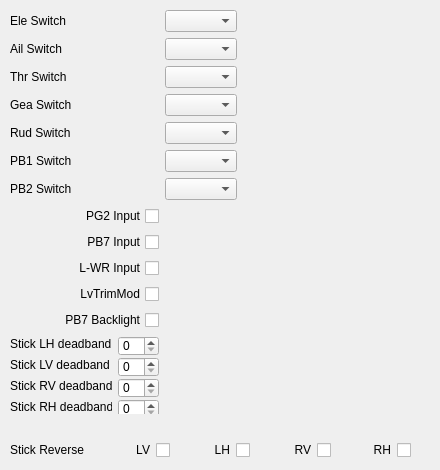
     <widget class="QWidget" name="tab_2">
      <attribute name="title">
       <string>Hardware</string>
      </attribute>
      <widget class="QWidget" name="gridLayoutWidget">
       <property name="geometry">
        <rect>
         <x>10</x>
         <y>10</y>
         <width>227</width>
         <height>404</height>
        </rect>
       </property>
       <layout class="QGridLayout" name="gridLayout_10">
        <item row="6" column="0">
         <widget class="QLabel" name="label_44">
          <property name="text">
           <string>PB2 Switch</string>
          </property>
         </widget>
        </item>
        <item row="6" column="1">
         <widget class="QComboBox" name="Pb2SwitchSource"/>
        </item>
        <item row="5" column="1">
         <widget class="QComboBox" name="Pb1SwitchSource"/>
        </item>
        <item row="5" column="0">
         <widget class="QLabel" name="label_43">
          <property name="text">
           <string>PB1 Switch</string>
          </property>
         </widget>
        </item>
        <item row="1" column="0">
         <widget class="QLabel" name="label_AilSw">
          <property name="text">
           <string>Ail Switch</string>
          </property>
         </widget>
        </item>
        <item row="0" column="0">
         <widget class="QLabel" name="label_41">
          <property name="text">
           <string>Ele Switch</string>
          </property>
         </widget>
        </item>
        <item row="1" column="1">
         <widget class="QComboBox" name="AilSwitchSource"/>
        </item>
        <item row="0" column="1">
         <widget class="QComboBox" name="EleSwitchSource"/>
        </item>
        <item row="2" column="1">
         <widget class="QComboBox" name="ThrSwitchSource"/>
        </item>
        <item row="3" column="1">
         <widget class="QComboBox" name="GeaSwitchSource"/>
        </item>
        <item row="4" column="1">
         <widget class="QComboBox" name="RudSwitchSource"/>
        </item>
        <item row="7" column="0">
         <widget class="QCheckBox" name="Pg2InputCB">
          <property name="layoutDirection">
           <enum>Qt::RightToLeft</enum>
          </property>
          <property name="text">
           <string>PG2 Input</string>
          </property>
         </widget>
        </item>
        <item row="8" column="0">
         <widget class="QCheckBox" name="Pb7InputCB">
          <property name="layoutDirection">
           <enum>Qt::RightToLeft</enum>
          </property>
          <property name="text">
           <string>PB7 Input</string>
          </property>
         </widget>
        </item>
        <item row="9" column="0">
         <widget class="QCheckBox" name="L_wrInputCB">
          <property name="layoutDirection">
           <enum>Qt::RightToLeft</enum>
          </property>
          <property name="text">
           <string>L-WR Input</string>
          </property>
         </widget>
        </item>
        <item row="2" column="0">
         <widget class="QLabel" name="label_ThrSw">
          <property name="text">
           <string>Thr Switch</string>
          </property>
         </widget>
        </item>
        <item row="3" column="0">
         <widget class="QLabel" name="label_GeaSw">
          <property name="text">
           <string>Gea Switch</string>
          </property>
         </widget>
        </item>
        <item row="4" column="0">
         <widget class="QLabel" name="label_RudSw">
          <property name="text">
           <string>Rud Switch</string>
          </property>
         </widget>
        </item>
        <item row="10" column="0">
         <widget class="QCheckBox" name="LvTrimModCB">
          <property name="layoutDirection">
           <enum>Qt::RightToLeft</enum>
          </property>
          <property name="text">
           <string>LvTrimMod</string>
          </property>
         </widget>
        </item>
        <item row="11" column="0">
         <widget class="QCheckBox" name="PB7BacklightCB">
          <property name="layoutDirection">
           <enum>Qt::RightToLeft</enum>
          </property>
          <property name="text">
           <string>PB7 Backlight</string>
          </property>
         </widget>
        </item>
        <item row="12" column="0">
         <layout class="QGridLayout" name="gridLayout_15">
          <item row="0" column="0">
           <widget class="QLabel" name="label_StickLHdb">
            <property name="toolTip">
             <string>&lt;html&gt;&lt;head/&gt;&lt;body&gt;&lt;p&gt;Insert some deadband at the center of the stick travel. This is useful if the sticks do not center well. Values range form 0 to 15..&lt;/p&gt;&lt;/body&gt;&lt;/html&gt;</string>
            </property>
            <property name="text">
             <string>Stick LH deadband</string>
            </property>
           </widget>
          </item>
          <item row="0" column="1">
           <widget class="QSpinBox" name="StickLHdeadbandSB">
            <property name="minimumSize">
             <size>
              <width>0</width>
              <height>20</height>
             </size>
            </property>
            <property name="maximum">
             <number>15</number>
            </property>
           </widget>
          </item>
          <item row="1" column="0">
           <widget class="QLabel" name="label_StickLVdb">
            <property name="toolTip">
             <string>&lt;html&gt;&lt;head/&gt;&lt;body&gt;&lt;p&gt;Insert some deadband at the center of the stick travel. This is useful if the sticks do not center well. Values range form 0 to 15..&lt;/p&gt;&lt;/body&gt;&lt;/html&gt;</string>
            </property>
            <property name="text">
             <string>Stick LV deadband</string>
            </property>
           </widget>
          </item>
          <item row="2" column="0">
           <widget class="QLabel" name="label_StickRVdb">
            <property name="toolTip">
             <string>&lt;html&gt;&lt;head/&gt;&lt;body&gt;&lt;p&gt;Insert some deadband at the center of the stick travel. This is useful if the sticks do not center well. Values range form 0 to 15..&lt;/p&gt;&lt;/body&gt;&lt;/html&gt;</string>
            </property>
            <property name="text">
             <string>Stick RV deadband</string>
            </property>
           </widget>
          </item>
          <item row="3" column="0">
           <widget class="QLabel" name="label_StickRHdb">
            <property name="toolTip">
             <string>&lt;html&gt;&lt;head/&gt;&lt;body&gt;&lt;p&gt;Insert some deadband at the center of the stick travel. This is useful if the sticks do not center well. Values range form 0 to 15..&lt;/p&gt;&lt;/body&gt;&lt;/html&gt;</string>
            </property>
            <property name="text">
             <string>Stick RH deadband</string>
            </property>
           </widget>
          </item>
          <item row="1" column="1">
           <widget class="QSpinBox" name="StickLVdeadbandSB">
            <property name="minimumSize">
             <size>
              <width>0</width>
              <height>20</height>
             </size>
            </property>
            <property name="maximum">
             <number>15</number>
            </property>
           </widget>
          </item>
          <item row="2" column="1">
           <widget class="QSpinBox" name="StickRVdeadbandSB">
            <property name="minimumSize">
             <size>
              <width>0</width>
              <height>20</height>
             </size>
            </property>
            <property name="maximum">
             <number>15</number>
            </property>
           </widget>
          </item>
          <item row="3" column="1">
           <widget class="QSpinBox" name="StickRHdeadbandSB">
            <property name="minimumSize">
             <size>
              <width>0</width>
              <height>20</height>
             </size>
            </property>
            <property name="maximum">
             <number>15</number>
            </property>
           </widget>
          </item>
         </layout>
        </item>
       </layout>
      </widget>
      <widget class="QWidget" name="horizontalLayoutWidget">
       <property name="geometry">
        <rect>
         <x>10</x>
         <y>440</y>
         <width>421</width>
         <height>21</height>
        </rect>
       </property>
       <layout class="QHBoxLayout" name="horizontalLayout_2">
        <item>
         <widget class="QLabel" name="label_29">
          <property name="sizePolicy">
           <sizepolicy hsizetype="Preferred" vsizetype="Fixed">
            <horstretch>0</horstretch>
            <verstretch>0</verstretch>
           </sizepolicy>
          </property>
          <property name="minimumSize">
           <size>
            <width>100</width>
            <height>0</height>
           </size>
          </property>
          <property name="text">
           <string>Stick Reverse</string>
          </property>
         </widget>
        </item>
        <item>
         <widget class="QLabel" name="label_30">
          <property name="sizePolicy">
           <sizepolicy hsizetype="Preferred" vsizetype="Fixed">
            <horstretch>0</horstretch>
            <verstretch>0</verstretch>
           </sizepolicy>
          </property>
          <property name="text">
           <string>LV</string>
          </property>
          <property name="alignment">
           <set>Qt::AlignRight|Qt::AlignTrailing|Qt::AlignVCenter</set>
          </property>
         </widget>
        </item>
        <item>
         <widget class="QCheckBox" name="StickRevLV">
          <property name="text">
           <string/>
          </property>
         </widget>
        </item>
        <item>
         <widget class="QLabel" name="label_35">
          <property name="sizePolicy">
           <sizepolicy hsizetype="Preferred" vsizetype="Fixed">
            <horstretch>0</horstretch>
            <verstretch>0</verstretch>
           </sizepolicy>
          </property>
          <property name="text">
           <string>LH</string>
          </property>
          <property name="alignment">
           <set>Qt::AlignRight|Qt::AlignTrailing|Qt::AlignVCenter</set>
          </property>
         </widget>
        </item>
        <item>
         <widget class="QCheckBox" name="StickRevLH">
          <property name="text">
           <string/>
          </property>
         </widget>
        </item>
        <item>
         <widget class="QLabel" name="label_39">
          <property name="sizePolicy">
           <sizepolicy hsizetype="Preferred" vsizetype="Fixed">
            <horstretch>0</horstretch>
            <verstretch>0</verstretch>
           </sizepolicy>
          </property>
          <property name="text">
           <string>RV</string>
          </property>
          <property name="alignment">
           <set>Qt::AlignRight|Qt::AlignTrailing|Qt::AlignVCenter</set>
          </property>
         </widget>
        </item>
        <item>
         <widget class="QCheckBox" name="StickRevRV">
          <property name="text">
           <string/>
          </property>
         </widget>
        </item>
        <item>
         <widget class="QLabel" name="label_40">
          <property name="sizePolicy">
           <sizepolicy hsizetype="Preferred" vsizetype="Fixed">
            <horstretch>0</horstretch>
            <verstretch>0</verstretch>
           </sizepolicy>
          </property>
          <property name="text">
           <string>RH</string>
          </property>
          <property name="alignment">
           <set>Qt::AlignRight|Qt::AlignTrailing|Qt::AlignVCenter</set>
          </property>
         </widget>
        </item>
        <item>
         <widget class="QCheckBox" name="StickRevRH">
          <property name="text">
           <string/>
          </property>
         </widget>
        </item>
       </layout>
      </widget>
     </widget>
